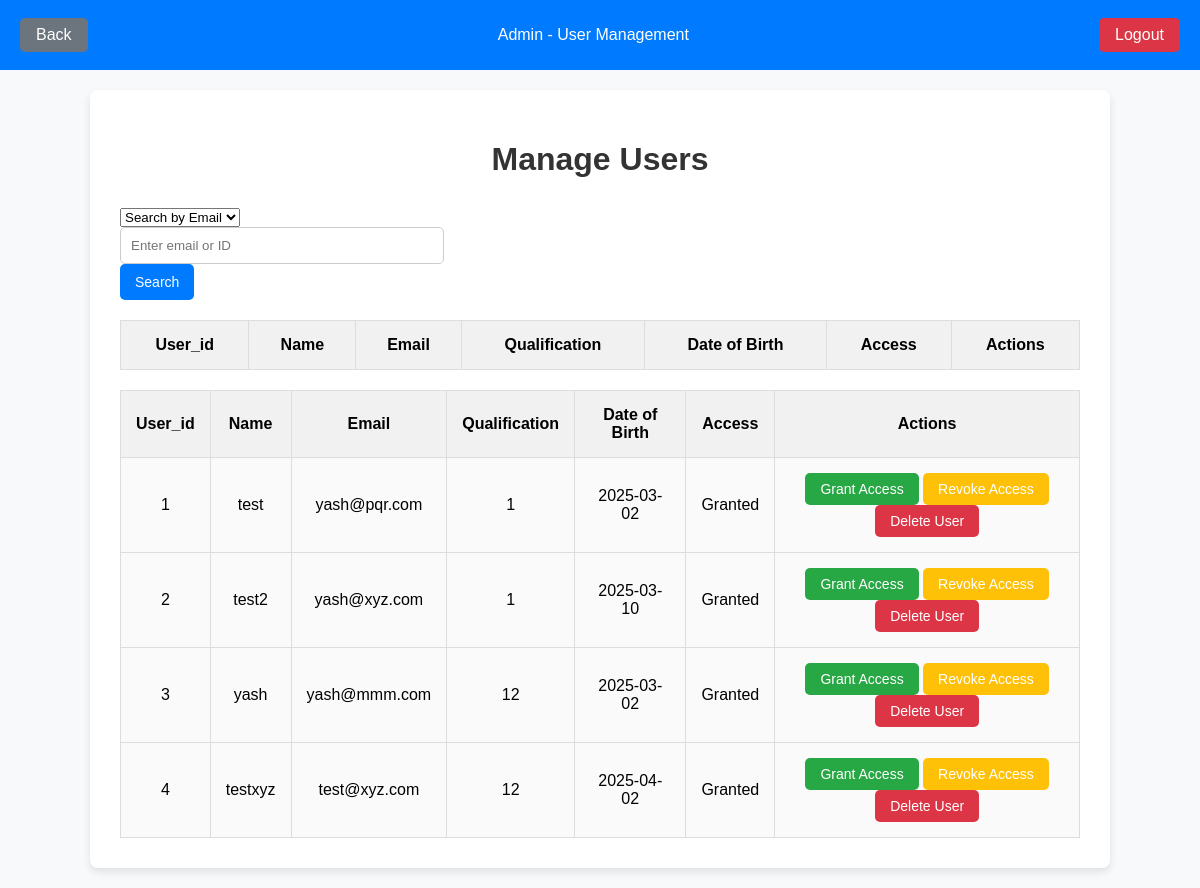
The page /admin/dashboard/users (signed in) on the database its author committed.
### controllers/model.py (models this page shows)
class User(db.Model,UserMixin):
    __tablename__ = 'User'
    id = db.Column(db.Integer, primary_key=True, autoincrement=True)
    name = db.Column(db.String(100), nullable=False)
    email = db.Column(db.String(120), nullable=False, unique=True)
    password = db.Column(db.String(255), nullable=False)
    qualification = db.Column(db.String(100), nullable=True)
    dob = db.Column(db.Date, nullable=False)
    allow = db.Column(db.Boolean, nullable=False, default=False)

### app.py (the view)
@app.route('/admin/dashboard/users',methods =['GET','POST'])
@login_required
def usercheck():
    return userCheck()

### app.py (called while the page is built)
@login_manager.user_loader
def load_user(user_id):
    role, user_id = user_id.split("_")
    if role == 'admin':
        admin = Admin.query.get(int(user_id))
        if admin:
            return UserLogin(f"admin_{admin.id}", "admin",admin.email)
    elif role == 'user':
        user = User.query.get(int(user_id))
        if user:
            return UserLogin(f"user_{user.id}", "user",user.email)
    return None

### controllers/admin.py (called while the page is built, shortened)
def userCheck():
    if  request.method == 'GET':
        if current_user.role != "admin":
            return redirect(url_for('home'))
        else:
            users = User.query.all()
            return render_template('admin/user_allow.html',users=users)
    else :
            return redirect(url_for('admin_dashboard'))

### templates/admin/user_allow.html (shortened to what this page needs)
<!DOCTYPE html>
<html lang="en">
<head>
</head>
<body>
    <div class="header">
        <a href="{{ url_for('admin_dashboard') }}" class="back-btn">Back</a>
        <div class="user-info">
            <p>Admin - User Management</p>
        </div>
        <a href="{{ url_for('logout') }}" class="logout-btn">Logout</a>
    </div>
    <div class="container">
        <h1>Manage Users</h1>
        <div class="search-bar">
            <form method="POST" action="{{ url_for('usercheck') }}">
                <div>
                    <select name="search_type" required>
                        <option value="email">Search by Email</option>
                    </select>
                    <input type="text" name="search_term" placeholder="Enter email or ID" required>
                    <button type="submit" name="action" value="search">Search</button>
                </div>
            </form>
        </div>
        <table>
            <thead>
                <tr>
                    <th>User_id</th>
                    <th>Name</th>
                    <th>Email</th>
                    <th>Qualification</th>
                    <th>Date of Birth</th>
                    <th>Access</th>
                    <th>Actions</th>
                </tr>
            </thead>
        </table>
        <table>
            <thead>
                <tr>
                    <th>User_id</th>
                    <th>Name</th>
                    <th>Email</th>
                    <th>Qualification</th>
                    <th>Date of Birth</th>
                    <th>Access</th>
                    <th>Actions</th>
                </tr>
            </thead>
            <tbody>
                {% for user in users %}
                <tr>
                    <td>{{user.id}}</td>
                    <td>{{ user.name }}</td>
                    <td>{{ user.email }}</td>
                    <td>{{ user.qualification }}</td>
                    <td>{{ user.dob }}</td>
                    <td>{{ 'Granted' if user.allow else 'Revoked' }}</td>
                    <td>
                        <form method="POST" style="display:inline;">
                            <button type="submit" name="action" value="allow" class="approve-button">
                                Grant Access
                            </button>
                        </form>
                        <form method="POST" style="display:inline;">
                            <button type="submit" name="action" value="cancel" class="reject-button">
                                Revoke Access
                            </button>
                        </form>
                        <form method="POST" style="display:inline;">
                            <button type="submit" name="action" value="delete" class="delete-button">
                                Delete User
                            </button>
                        </form>
                    </td>
                </tr>
                {% endfor %}
            </tbody>
        </table>
    </div>
</body>
</html>

### templates/admin/user_allow.html (style rules this page uses)
body { font-family: Arial, sans-serif; background-color: #f8f9fa; margin: 0; padding: 0; }
.container { width: 80%; margin: 20px auto; padding: 30px; background-color: white; border-radius: 8px; box-shadow: 0 4px 8px rgba(0, 0, 0, 0.1); }
h1 { color: #333; text-align: center; margin-bottom: 30px; }
table { width: 100%; border-collapse: collapse; margin-top: 20px; }
th, td { padding: 15px; border: 1px solid #ddd; text-align: center; }
th { background-color: #f1f1f1; }
td { background-color: #fafafa; }
button { padding: 8px 15px; border: none; color: white; cursor: pointer; font-size: 14px; border-radius: 5px; transition: background-color 0.3s ease; }
.approve-button { background-color: #28a745; }
.reject-button { background-color: #ffc107; }
.delete-button { background-color: #dc3545; }
.header { display: flex; justify-content: space-between; align-items: center; padding: 10px 20px; background-color: #007bff; color: white; }
.header .user-info { font-size: 16px; }
.logout-btn { background-color: #dc3545; padding: 8px 16px; border-radius: 5px; text-decoration: none; color: white; }
.search-bar { display: flex; justify-content: space-between; align-items: center; margin-bottom: 20px; }
.search-bar input { width: 75%; padding: 10px; border-radius: 5px; border: 1px solid #ccc; }
.search-bar button { padding: 10px 15px; background-color: #007bff; color: white; border: none; border-radius: 5px; cursor: pointer; }
.header .back-btn { background-color: #6c757d; padding: 8px 16px; border-radius: 5px; text-decoration: none; color: white; }

### rows shown on the page
User: id "1", name "test", email "yash@pqr.com", qualification "1", dob "2025-03-02", allow "Granted"
User: id "2", name "test2", email "yash@xyz.com", qualification "1", dob "2025-03-10", allow "Granted"
User: id "3", name "yash", email "yash@mmm.com", qualification "12", dob "2025-03-02", allow "Granted"
User: id "4", name "testxyz", email "test@xyz.com", qualification "12", dob "2025-04-02", allow "Granted"
